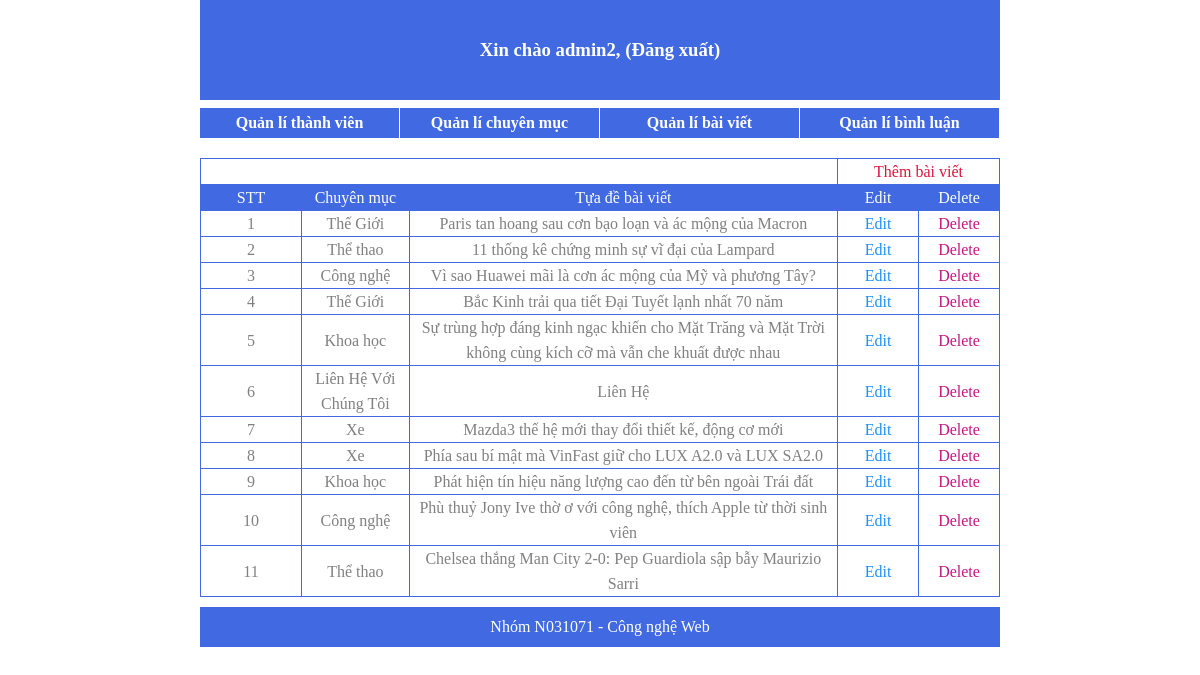
/2.Sources/admin/list_article.php (signed in), run on the app's committed database.
### tables this page shows
CREATE TABLE `news` (
  `new_id` int(10) UNSIGNED NOT NULL,
  `title` varchar(255) NOT NULL,
  `image` varchar(255) NOT NULL,
  `introduce` text NOT NULL,
  `content` longtext NOT NULL,
  `cate_id` int(10) NOT NULL
);

CREATE TABLE `category` (
  `cate_id` int(10) UNSIGNED NOT NULL,
  `cate_title` varchar(50) NOT NULL
);

### 2.Sources/admin/list_article.php (the view, shortened to what this page needs)
<?php
require('templates/header.php');
?>
<div id="wrapper">
        <table>
            <tr>
                <td colspan="3"></td>
                <td colspan="2"><a href="add_article.php" style="color: crimson;">Thêm bài viết</a></td>
            </tr>
            <tr style="background: royalblue; color: white;">
                <td style="width: 100px;">STT</td>
                <td>Chuyên mục</td>
                <td>Tựa đề bài viết</td>
                <td style="width: 80px;">Edit</td>
                <td style="width: 80px;">Delete</td>
            </tr>
            <?php
            require ("../library/config.php");
            $stt=1;
            $result=mysqli_query($conn, "select b.new_id,a.cate_title,b.title from category as a, news as b WHERE a.cate_id=b.cate_id");
            while($data=mysqli_fetch_assoc($result))
            {
                echo "<tr>";
                echo "<td>$stt</td>";
                echo "<td>$data[cate_title]</td>";
                echo "<td>$data[title]</td>";
                echo "<td><a href='edit_article.php?id=$data[new_id]' style='color: dodgerblue;'>Edit</a></td>";
                echo "<td><a href='del_article.php?id=$data[new_id]' onclick='return show_confirm();' style='color: mediumvioletred;'>Delete</a></td>";
                echo "</tr>";
                $stt++;
            }
            ?>
        </table>
    </div>
<?php
require('templates/footer.php');
?>

### 2.Sources/admin/style.css (style rules this page uses)
* { padding: 0; margin: 0; }
a { text-decoration: none; }
body { width: 800px; margin: auto; }
#wrapper table { width: 800px; text-align: center; margin-top: 20px; border-collapse: collapse ; color: gray; }
#wrapper table tr { border: 1px solid royalblue ; line-height: 25px; }
#wrapper table td { border: 1px solid royalblue; }

### data on the page
news: cate.cate_title "Thế Giới", title "Paris tan hoang sau cơn bạo loạn và ác mộng của Macron"
news: cate.cate_title "Thể thao", title "11 thống kê chứng minh sự vĩ đại của Lampard"
news: cate.cate_title "Công nghệ", title "Vì sao Huawei mãi là cơn ác mộng của Mỹ và phương Tây?"
news: cate.cate_title "Thế Giới", title "Bắc Kinh trải qua tiết Đại Tuyết lạnh nhất 70 năm"
news: cate.cate_title "Khoa học", title "Sự trùng hợp đáng kinh ngạc khiến cho Mặt Trăng và Mặt Trời không cùng kích cỡ mà vẫn che khuất được nhau"
news: cate.cate_title "Liên Hệ Với Chúng Tôi", title "Liên Hệ"
news: cate.cate_title "Xe", title "Mazda3 thế hệ mới thay đổi thiết kế, động cơ mới"
news: cate.cate_title "Xe", title "Phía sau bí mật mà VinFast giữ cho LUX A2.0 và LUX SA2.0"
news: cate.cate_title "Khoa học", title "Phát hiện tín hiệu năng lượng cao đến từ bên ngoài Trái đất"
news: cate.cate_title "Công nghệ", title "Phù thuỷ Jony Ive thờ ơ với công nghệ, thích Apple từ thời sinh viên"
news: cate.cate_title "Thể thao", title "Chelsea thắng Man City 2-0: Pep Guardiola sập bẫy Maurizio Sarri"

### other printed values
$_SESSION["username"] "admin2"
